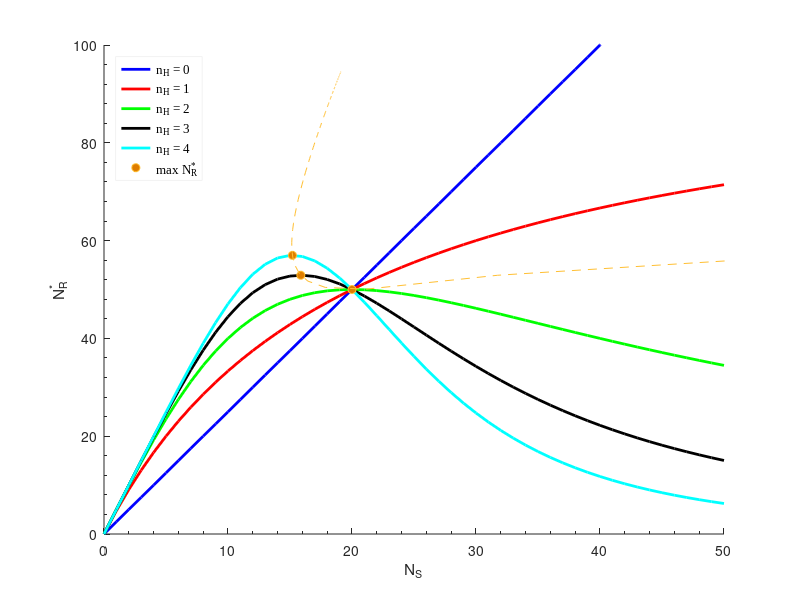

Recreate this plot in MATLAB.
%    k3     k4
%    -->  X -->                        
%   /    /
%   S   /                               S: Signal
%   \  /
%    -->  R -->                         R: Response
%    k1     k2

% Simulating birth-death process for R and X, and X inhibits the production of R: 
% k1: synthesis of R, 0th order process (upregulated by S; inhibited by X)
% k2: degradation of R, 1st order process (R)
% k3: synthesis of X, 0th order process (upregulated by S)
% k4: degradation of X, 1st order process (X)

% Note: Assume number of S molecules/agents is NOT changing
% Note: Assume number of X molecules/agents is NOT changing while inhibiting formation of R

% Author: Alex Plakantonakis,   Copyright (c) 2019.           License: GNU GPLv3

clear;     % clc;    

color = 'brgkcmy'; 

k1 = 0.50;          % MICROscopic rate of synthesis of R; 0th order [units: 1/sec]
k2 = 0.10;          % MICROscopic rate of degradation of R; 1st order [units: 1/sec]
k3 = 0.10;          % MICROscopic rate of synthesis of X; 0th order [units: 1/sec]
k4 = 0.05;          % Degradation of X; 1st order [units: 1/sec]
K = 40;             % K_50 for X inhibiting production of R (# of X to produce half-maximal effect)

S = 0:50;
nH_array = 0:1:4;

R_ss = zeros(size(nH_array,2),size(S,2));
S_Rmax = zeros(1,size(nH_array,2));
R_max = zeros(1,size(nH_array,2));

fig1 = figure('Name','SR Curve','NumberTitle','off');
set(fig1,'Position',[1 1 500 406]);                                         hold on;

for i=1:size(nH_array,2)
    
    nH = nH_array(i);             % Hill coefficient for X inhibiting the production of R
    R_ss(i,:) = (k1 / k2) .* S ./ (1 + (k3 / k4 / K)^nH .* S.^nH); 
    
    p(i) = plot(S,R_ss(i,:),'Color',color(i),'LineWidth',2,...
        'DisplayName',['n_H = ' num2str(nH)]);
    
    
end

% Redo of above loop to make sure maximum of nH=1 curve is "above" other curves (Matlab bug?)
for i=1:size(nH_array,2)
    nH = nH_array(i);
    
    if nH > 1
        S_Rmax(i) = 1 / (nH-1)^(1/nH) / (k3 / k4 / K);
        R_max(i) = (k1 / k2) * S_Rmax(i) / (1 + (k3 / k4 / K)^nH * S_Rmax(i)^nH); 
        pm(i) = plot(S_Rmax(i),R_max(i),'o','Color',[1 0.75 0.2],...
            'MarkerFaceColor',[0.87 0.49 0],...
            'DisplayName','max N_R^*');
    else
        S_Rmax(i) = NaN;
        R_max(i) = NaN;
    end
 
end

%% Draw how max N_R* changes as nH changes
nH_array2 = 1.1:0.4:100;

for i=1:size(nH_array2,2)
    nH = nH_array2(i);
    S_Rmax2(i) = 1 / (nH-1)^(1/nH) / (k3 / k4 / K);
    R_max2(i) = (k1 / k2) * S_Rmax2(i) / (1 + (k3 / k4 / K)^nH * S_Rmax2(i)^nH); 
end
pm2 = plot(S_Rmax2,R_max2,'--','Color',[1 0.75 0.2],...
    'MarkerFaceColor',[0.87 0.49 0]);

%% Finish plot
axis([0 S(end) 0 100]);
xlabel('N_S');              ylabel('N_R^*');              
set(gca,'XMinorTick','on','YMinorTick','on','Box','off');                   hold off;    
leg1 = legend([p pm(end)],'Location','NorthWest');
set(leg1,'FontName','Times New Roman','FontSize',9,...
    'EdgeColor',[0.95 0.95 0.95],...
    'Interpreter','tex');

clear i j p* fig* leg*;